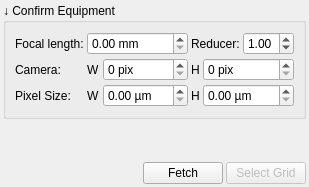
     <widget class="QWidget" name="equipment">
      <layout class="QVBoxLayout" name="verticalLayout">
       <property name="spacing">
        <number>3</number>
       </property>
       <property name="leftMargin">
        <number>3</number>
       </property>
       <property name="topMargin">
        <number>3</number>
       </property>
       <property name="rightMargin">
        <number>3</number>
       </property>
       <property name="bottomMargin">
        <number>3</number>
       </property>
       <item>
        <widget class="QGroupBox" name="equipmentGroup">
         <property name="sizePolicy">
          <sizepolicy hsizetype="Preferred" vsizetype="Preferred">
           <horstretch>0</horstretch>
           <verstretch>0</verstretch>
          </sizepolicy>
         </property>
         <property name="title">
          <string>↓ Confirm Equipment</string>
         </property>
         <layout class="QVBoxLayout" name="verticalLayout_6">
          <item>
           <layout class="QGridLayout" name="gridLayout">
            <property name="spacing">
             <number>3</number>
            </property>
            <item row="0" column="0">
             <widget class="QLabel" name="label_4">
              <property name="toolTip">
               <string>Mount focal length in millimeters</string>
              </property>
              <property name="text">
               <string>Focal length:</string>
              </property>
             </widget>
            </item>
            <item row="0" column="1">
             <widget class="QDoubleSpinBox" name="focalLenSpin">
              <property name="toolTip">
               <string>&lt;html&gt;&lt;head/&gt;&lt;body&gt;&lt;p align=&quot;justify&quot;&gt;Focal length of the telescope to use for the mosaic.&lt;/p&gt;&lt;/body&gt;&lt;/html&gt;</string>
              </property>
              <property name="suffix">
               <string> mm</string>
              </property>
              <property name="minimum">
               <double>0.000000000000000</double>
              </property>
              <property name="maximum">
               <double>10000.000000000000000</double>
              </property>
              <property name="value">
               <double>0.000000000000000</double>
              </property>
             </widget>
            </item>
            <item row="0" column="2">
             <layout class="QHBoxLayout" name="horizontalLayout_17">
              <item>
               <widget class="QLabel" name="label_17">
                <property name="text">
                 <string>Reducer:</string>
                </property>
               </widget>
              </item>
              <item>
               <widget class="QDoubleSpinBox" name="focalReducerSpin">
                <property name="sizePolicy">
                 <sizepolicy hsizetype="MinimumExpanding" vsizetype="Fixed">
                  <horstretch>0</horstretch>
                  <verstretch>0</verstretch>
                 </sizepolicy>
                </property>
                <property name="minimum">
                 <double>0.100000000000000</double>
                </property>
                <property name="maximum">
                 <double>3.000000000000000</double>
                </property>
                <property name="singleStep">
                 <double>0.100000000000000</double>
                </property>
                <property name="value">
                 <double>1.000000000000000</double>
                </property>
               </widget>
              </item>
             </layout>
            </item>
            <item row="1" column="0">
             <widget class="QLabel" name="label_8">
              <property name="toolTip">
               <string>Camera frame width and height in pixels</string>
              </property>
              <property name="text">
               <string>Camera:</string>
              </property>
             </widget>
            </item>
            <item row="1" column="1">
             <layout class="QHBoxLayout" name="horizontalLayout">
              <property name="spacing">
               <number>3</number>
              </property>
              <item>
               <widget class="QLabel" name="label_9">
                <property name="text">
                 <string>W</string>
                </property>
               </widget>
              </item>
              <item>
               <widget class="QSpinBox" name="cameraWSpin">
                <property name="sizePolicy">
                 <sizepolicy hsizetype="MinimumExpanding" vsizetype="Fixed">
                  <horstretch>0</horstretch>
                  <verstretch>0</verstretch>
                 </sizepolicy>
                </property>
                <property name="toolTip">
                 <string>&lt;html&gt;&lt;head/&gt;&lt;body&gt;&lt;p align=&quot;justify&quot;&gt;Width of the frame produced by the camera, in pixels.&lt;/p&gt;&lt;/body&gt;&lt;/html&gt;</string>
                </property>
                <property name="suffix">
                 <string> pix</string>
                </property>
                <property name="minimum">
                 <number>0</number>
                </property>
                <property name="maximum">
                 <number>10000</number>
                </property>
                <property name="value">
                 <number>0</number>
                </property>
               </widget>
              </item>
             </layout>
            </item>
            <item row="1" column="2">
             <layout class="QHBoxLayout" name="horizontalLayout_2">
              <property name="spacing">
               <number>3</number>
              </property>
              <item>
               <widget class="QLabel" name="label_10">
                <property name="text">
                 <string>H</string>
                </property>
               </widget>
              </item>
              <item>
               <widget class="QSpinBox" name="cameraHSpin">
                <property name="sizePolicy">
                 <sizepolicy hsizetype="MinimumExpanding" vsizetype="Fixed">
                  <horstretch>0</horstretch>
                  <verstretch>0</verstretch>
                 </sizepolicy>
                </property>
                <property name="toolTip">
                 <string>&lt;html&gt;&lt;head/&gt;&lt;body&gt;&lt;p align=&quot;justify&quot;&gt;Height of the frame produced by the camera, in pixels.&lt;/p&gt;&lt;/body&gt;&lt;/html&gt;</string>
                </property>
                <property name="suffix">
                 <string> pix</string>
                </property>
                <property name="minimum">
                 <number>0</number>
                </property>
                <property name="maximum">
                 <number>10000</number>
                </property>
                <property name="value">
                 <number>0</number>
                </property>
               </widget>
              </item>
             </layout>
            </item>
            <item row="2" column="0">
             <widget class="QLabel" name="label_11">
              <property name="toolTip">
               <string>Camera pixel size in microns</string>
              </property>
              <property name="text">
               <string>Pixel Size:</string>
              </property>
             </widget>
            </item>
            <item row="2" column="1">
             <layout class="QHBoxLayout" name="horizontalLayout_3">
              <property name="spacing">
               <number>3</number>
              </property>
              <item>
               <widget class="QLabel" name="label_13">
                <property name="text">
                 <string>W</string>
                </property>
               </widget>
              </item>
              <item>
               <widget class="QDoubleSpinBox" name="pixelWSizeSpin">
                <property name="sizePolicy">
                 <sizepolicy hsizetype="MinimumExpanding" vsizetype="Fixed">
                  <horstretch>0</horstretch>
                  <verstretch>0</verstretch>
                 </sizepolicy>
                </property>
                <property name="toolTip">
                 <string>&lt;html&gt;&lt;head/&gt;&lt;body&gt;&lt;p align=&quot;justify&quot;&gt;Width of a single camera photosite, in micrometers.&lt;/p&gt;&lt;/body&gt;&lt;/html&gt;</string>
                </property>
                <property name="suffix">
                 <string> µm</string>
                </property>
                <property name="minimum">
                 <double>0.000000000000000</double>
                </property>
                <property name="value">
                 <double>0.000000000000000</double>
                </property>
               </widget>
              </item>
             </layout>
            </item>
            <item row="2" column="2">
             <layout class="QHBoxLayout" name="horizontalLayout_4">
              <property name="spacing">
               <number>3</number>
              </property>
              <item>
               <widget class="QLabel" name="label_14">
                <property name="text">
                 <string>H</string>
                </property>
               </widget>
              </item>
              <item>
               <widget class="QDoubleSpinBox" name="pixelHSizeSpin">
                <property name="sizePolicy">
                 <sizepolicy hsizetype="MinimumExpanding" vsizetype="Fixed">
                  <horstretch>0</horstretch>
                  <verstretch>0</verstretch>
                 </sizepolicy>
                </property>
                <property name="toolTip">
                 <string>&lt;html&gt;&lt;head/&gt;&lt;body&gt;&lt;p align=&quot;justify&quot;&gt;Height of a single camera photosite, in micrometers.&lt;/p&gt;&lt;/body&gt;&lt;/html&gt;</string>
                </property>
                <property name="suffix">
                 <string> µm</string>
                </property>
               </widget>
              </item>
             </layout>
            </item>
           </layout>
          </item>
         </layout>
        </widget>
       </item>
       <item>
        <spacer name="verticalSpacer">
         <property name="orientation">
          <enum>Qt::Vertical</enum>
         </property>
         <property name="sizeHint" stdset="0">
          <size>
           <width>20</width>
           <height>40</height>
          </size>
         </property>
        </spacer>
       </item>
       <item>
        <layout class="QHBoxLayout" name="horizontalLayout_5">
         <item>
          <spacer name="horizontalSpacer">
           <property name="orientation">
            <enum>Qt::Horizontal</enum>
           </property>
           <property name="sizeHint" stdset="0">
            <size>
             <width>40</width>
             <height>20</height>
            </size>
           </property>
          </spacer>
         </item>
         <item>
          <widget class="QPushButton" name="fetchB">
           <property name="toolTip">
            <string>&lt;html&gt;&lt;head/&gt;&lt;body&gt;&lt;p align=&quot;justify&quot;&gt;Fetch equipment information from the Ekos active profile, if any.&lt;/p&gt;&lt;/body&gt;&lt;/html&gt;</string>
           </property>
           <property name="text">
            <string>Fetch</string>
           </property>
           <property name="icon">
            <iconset theme="download"/>
           </property>
          </widget>
         </item>
         <item>
          <widget class="QPushButton" name="nextToSelectGridB">
           <property name="enabled">
            <bool>false</bool>
           </property>
           <property name="toolTip">
            <string>Go to Grid Selection page</string>
           </property>
           <property name="text">
            <string>Select Grid</string>
           </property>
           <property name="icon">
            <iconset theme="arrow-right"/>
           </property>
          </widget>
         </item>
        </layout>
       </item>
      </layout>
     </widget>
